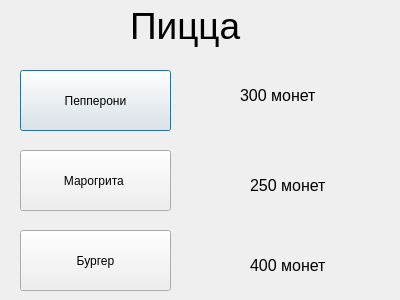
<?xml version="1.0" encoding="UTF-8"?>
<ui version="4.0">
 <class>Pizza</class>
 <widget class="QDialog" name="Pizza">
  <property name="geometry">
   <rect>
    <x>0</x>
    <y>0</y>
    <width>400</width>
    <height>300</height>
   </rect>
  </property>
  <property name="windowTitle">
   <string>Dialog</string>
  </property>
  <widget class="QLabel" name="label">
   <property name="geometry">
    <rect>
     <x>130</x>
     <y>0</y>
     <width>141</width>
     <height>51</height>
    </rect>
   </property>
   <property name="font">
    <font>
     <pointsize>28</pointsize>
    </font>
   </property>
   <property name="text">
    <string>Пицца</string>
   </property>
  </widget>
  <widget class="QPushButton" name="pepperoniButton">
   <property name="geometry">
    <rect>
     <x>20</x>
     <y>70</y>
     <width>151</width>
     <height>61</height>
    </rect>
   </property>
   <property name="text">
    <string>Пепперони</string>
   </property>
  </widget>
  <widget class="QLabel" name="label_2">
   <property name="geometry">
    <rect>
     <x>240</x>
     <y>80</y>
     <width>111</width>
     <height>31</height>
    </rect>
   </property>
   <property name="font">
    <font>
     <pointsize>12</pointsize>
    </font>
   </property>
   <property name="text">
    <string>300 монет</string>
   </property>
  </widget>
  <widget class="QPushButton" name="margoButton">
   <property name="geometry">
    <rect>
     <x>20</x>
     <y>150</y>
     <width>151</width>
     <height>61</height>
    </rect>
   </property>
   <property name="text">
    <string>Марогрита </string>
   </property>
  </widget>
  <widget class="QPushButton" name="burgerButton">
   <property name="geometry">
    <rect>
     <x>20</x>
     <y>230</y>
     <width>151</width>
     <height>61</height>
    </rect>
   </property>
   <property name="text">
    <string>Бургер</string>
   </property>
  </widget>
  <widget class="QLabel" name="label_3">
   <property name="geometry">
    <rect>
     <x>250</x>
     <y>170</y>
     <width>111</width>
     <height>31</height>
    </rect>
   </property>
   <property name="font">
    <font>
     <pointsize>12</pointsize>
    </font>
   </property>
   <property name="text">
    <string>250 монет</string>
   </property>
  </widget>
  <widget class="QLabel" name="label_4">
   <property name="geometry">
    <rect>
     <x>250</x>
     <y>250</y>
     <width>111</width>
     <height>31</height>
    </rect>
   </property>
   <property name="font">
    <font>
     <pointsize>12</pointsize>
    </font>
   </property>
   <property name="text">
    <string>400 монет</string>
   </property>
  </widget>
 </widget>
 <resources/>
 <connections/>
</ui>
